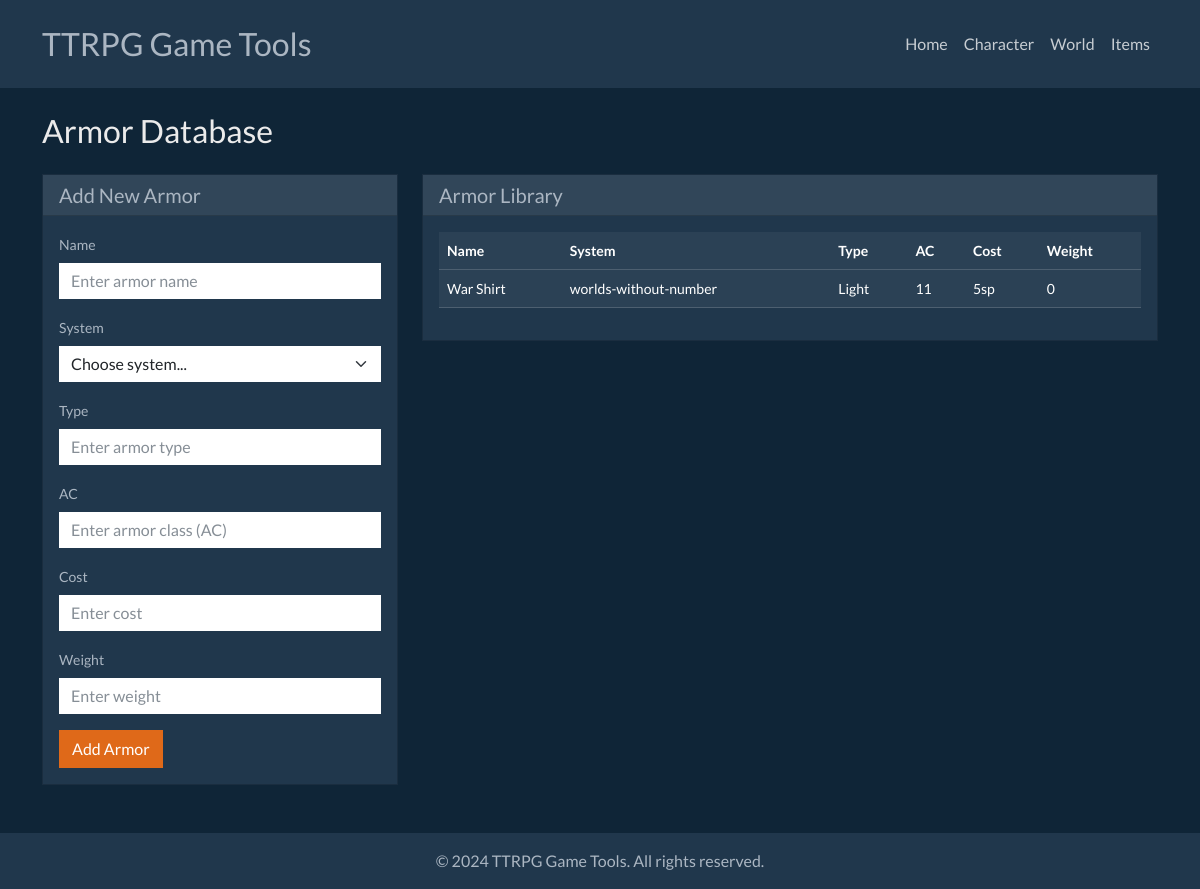
The app's page /armor with its own data.
### tables this page shows
CREATE TABLE armor (
            id TEXT PRIMARY KEY,
            name TEXT NOT NULL,
            system TEXT NOT NULL,
            type TEXT NOT NULL,
            ac TEXT NOT NULL,
            cost TEXT NOT NULL,
            weight TEXT NOT NULL,
            created_at TIMESTAMP DEFAULT CURRENT_TIMESTAMP
        );

### main.py (the view)
@app.get("/armor")
async def armor(request: Request):
    armor_list = get_all_armor()
    return templates.TemplateResponse("armor.html", {"request": request, "armor": armor_list})

### templates/armor.html (shortened to what this page needs)
{% extends "base.html" %}
{% block content %}
<div class="row">
    <div class="col-12">
        <h2 class="mb-4">Armor Database</h2>
    </div>
</div>
<div class="row">
    <div class="col-md-4">
        <div class="card bg-dark text-light">
            <div class="card-header">
                <h5 class="card-title mb-0">Add New Armor</h5>
            </div>
            <div class="card-body">
                <form method="POST" action="/armor">
                    <div class="mb-3">
                        <label for="armorName" class="form-label">Name</label>
                        <input type="text" class="form-control" id="armorName" name="name" placeholder="Enter armor name">
                    </div>
                    <div class="mb-3">
                        <label for="system" class="form-label">System</label>
                        <select class="form-select" id="system" name="system">
                            <option selected>Choose system...</option>
                        </select>
                    </div>
                    <div class="mb-3">
                        <label for="type" class="form-label">Type</label>
                        <input type="text" class="form-control" id="type" name="type" placeholder="Enter armor type">
                    </div>
                    <div class="mb-3">
                        <label for="ac" class="form-label">AC</label>
                        <input type="text" class="form-control" id="ac" name="ac" placeholder="Enter armor class (AC)">
                    </div>
                    <div class="mb-3">
                        <label for="cost" class="form-label">Cost</label>
                        <input type="text" class="form-control" id="cost" name="cost" placeholder="Enter cost">
                    </div>
                    <div class="mb-3">
                        <label for="weight" class="form-label">Weight</label>
                        <input type="text" class="form-control" id="weight" name="weight" placeholder="Enter weight">
                    </div>
                    <button type="submit" class="btn btn-primary">Add Armor</button>
                </form>
            </div>
        </div>
    </div>
    <div class="col-md-8">
        <div class="card bg-dark text-light">
            <div class="card-header">
                <h5 class="card-title mb-0">Armor Library</h5>
            </div>
            <div class="card-body">
                {% if armor %}
                    <div class="table-responsive">
                        <table class="table table-dark table-striped">
                            <thead>
                                <tr>
                                    <th>Name</th>
                                    <th>System</th>
                                    <th>Type</th>
                                    <th>AC</th>
                                    <th>Cost</th>
                                    <th>Weight</th>
                                </tr>
                            </thead>
                            <tbody>
                                {% for item in armor %}
                                <tr>
                                    <td>{{ item.name }}</td>
                                    <td>{{ item.system }}</td>
                                    <td>{{ item.type }}</td>
                                    <td>{{ item.ac }}</td>
                                    <td>{{ item.cost }}</td>
                                    <td>{{ item.weight }}</td>
                                </tr>
                                {% endfor %}
                            </tbody>
                        </table>
                    </div>
                {% else %}
                    <p class="text-muted">No armor items found. Add some armor using the form on the left.</p>
                {% endif %}
            </div>
        </div>
    </div>
</div>
{% endblock %}

### records on screen
armor: name "War Shirt", system "worlds-without-number", type "Light", ac "11", cost "5sp", weight "0"
